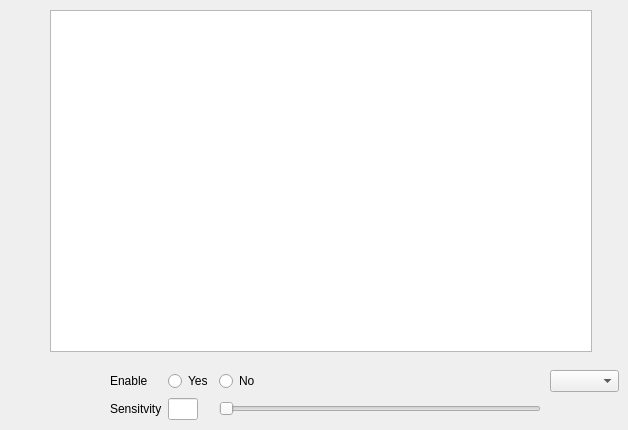
      <widget class="QWidget" name="detect_motion">
       <attribute name="title">
        <string>Motion</string>
       </attribute>
       <widget class="QWidget" name="gridLayoutWidget_15">
        <property name="geometry">
         <rect>
          <x>110</x>
          <y>370</y>
          <width>431</width>
          <height>51</height>
         </rect>
        </property>
        <layout class="QGridLayout" name="detect_motion_grid">
         <item row="0" column="2">
          <widget class="QRadioButton" name="detection_motion_enable_no">
           <property name="text">
            <string>No</string>
           </property>
           <attribute name="buttonGroup">
            <string notr="true">detec_motion_btngrp</string>
           </attribute>
          </widget>
         </item>
         <item row="0" column="1">
          <widget class="QRadioButton" name="detection_motion_enable_yes">
           <property name="text">
            <string>Yes</string>
           </property>
           <attribute name="buttonGroup">
            <string notr="true">detec_motion_btngrp</string>
           </attribute>
          </widget>
         </item>
         <item row="1" column="2">
          <widget class="QSlider" name="detection_motion_sensitivity_slider">
           <property name="orientation">
            <enum>Qt::Horizontal</enum>
           </property>
          </widget>
         </item>
         <item row="1" column="1">
          <widget class="QLineEdit" name="detection_motion_sensitivity">
           <property name="maximumSize">
            <size>
             <width>30</width>
             <height>16777215</height>
            </size>
           </property>
           <property name="alignment">
            <set>Qt::AlignCenter</set>
           </property>
          </widget>
         </item>
         <item row="0" column="0">
          <widget class="QLabel" name="label_detect_motion_enable">
           <property name="text">
            <string>Enable</string>
           </property>
          </widget>
         </item>
         <item row="1" column="0">
          <widget class="QLabel" name="label_detect_motion_sensitivity">
           <property name="text">
            <string>Sensitvity</string>
           </property>
          </widget>
         </item>
        </layout>
       </widget>
       <widget class="QGraphicsView" name="detection_motion_graphic_view">
        <property name="geometry">
         <rect>
          <x>50</x>
          <y>10</y>
          <width>542</width>
          <height>342</height>
         </rect>
        </property>
        <property name="cursor" stdset="0">
         <cursorShape>CrossCursor</cursorShape>
        </property>
       </widget>
       <widget class="QComboBox" name="detect_motion_ratio_enum">
        <property name="geometry">
         <rect>
          <x>550</x>
          <y>370</y>
          <width>69</width>
          <height>22</height>
         </rect>
        </property>
       </widget>
      </widget>
